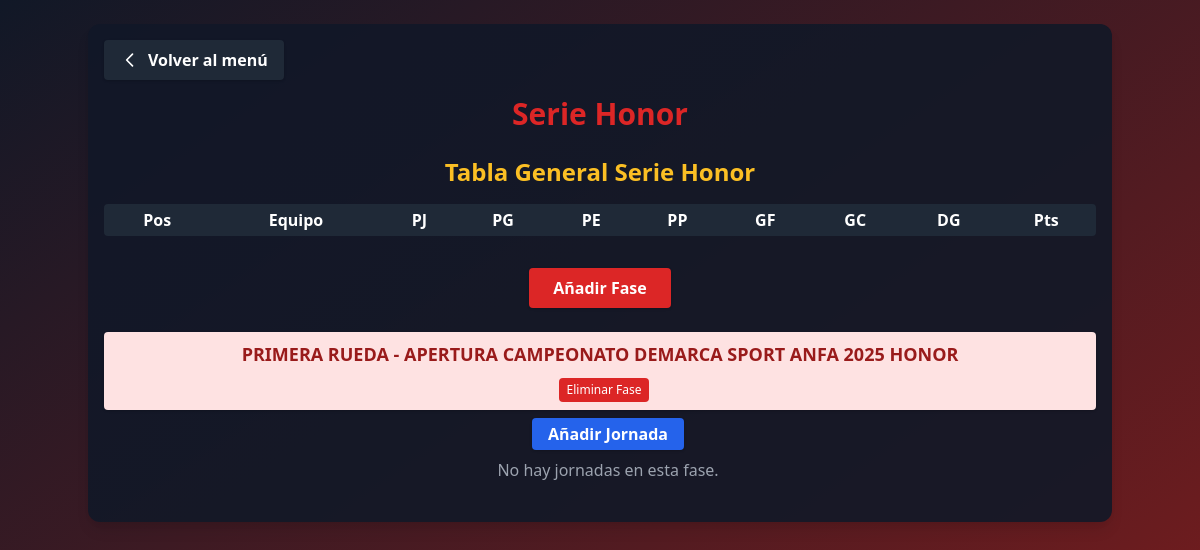
The app's page /menu/serie_honor/, older data.
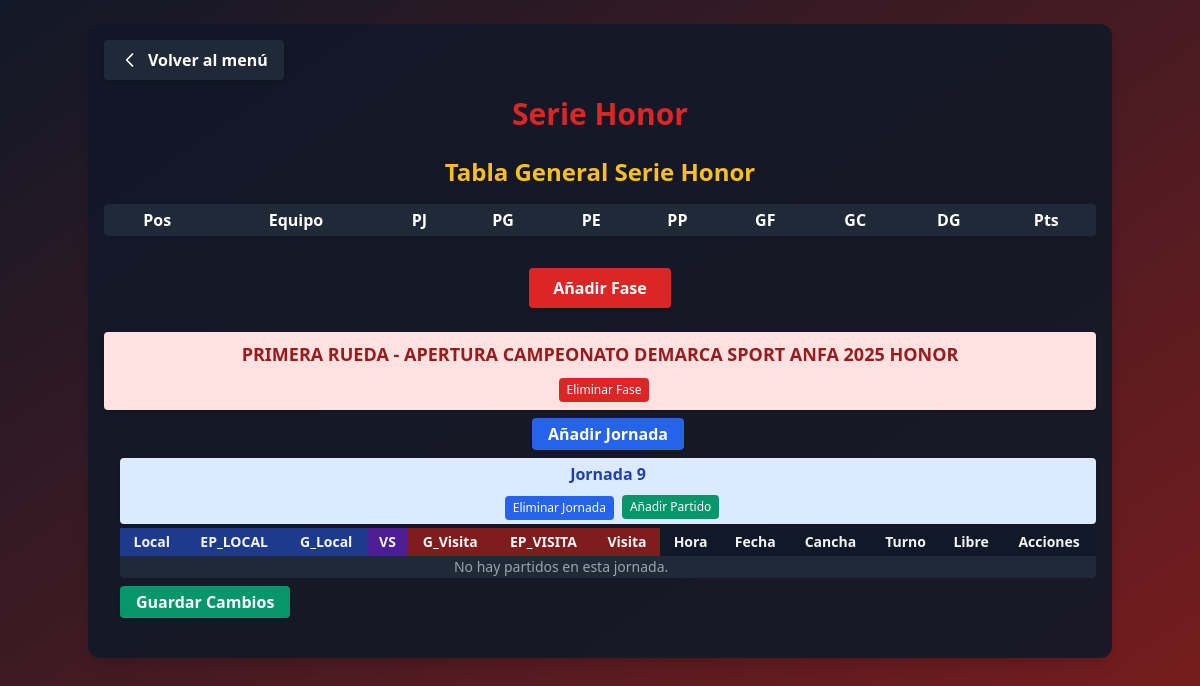
The same page, newer data.
### app_main/models.py (models this page shows, shortened)
class Fase(models.Model):
    nombre = models.CharField(max_length=100, unique=True)

class Jornada(models.Model):
    fase = models.ForeignKey(Fase, on_delete=models.CASCADE, related_name='jornadas')
    nombre = models.CharField(max_length=100)

### app_main/views.py (the view, shortened to what this page needs)
# urls.py: path('serie_honor/', views.serie_honor, name='serie_honor'),
def serie_honor(request):
    fases = Fase.objects.filter(nombre__icontains="HONOR").prefetch_related('jornadas__partidos')
    clubes = Clubes.objects.all()
    jornadas = Jornada.objects.all()
    tablero_general = calcular_tablero_general()
    return render(request, 'serie_honor.html', {
        'fases': fases,
        'clubes': clubes,
        'jornadas': jornadas,
        'estado_choices': SerieHonor.ESTADO_PARTIDO_CHOICES,
        'tablero_general': tablero_general,
    })

### app_main/views.py (called while the page is built, shortened)
def calcular_tablero_general():
    stats = defaultdict(lambda: {
        'equipo': None, 'PJ': 0, 'PG': 0, 'PE': 0, 'PP': 0, 'GF': 0, 'GC': 0, 'DG': 0, 'Pts': 0
    })
    for equipo_id in stats:
        stats[equipo_id]['DG'] = stats[equipo_id]['GF'] - stats[equipo_id]['GC']
    clasificacion = sorted(
        stats.values(),
        key=lambda x: (x['Pts'], x['DG'], x['GF']),
        reverse=True
    )
    return clasificacion

### app_main/templates/serie_honor.html (shortened to what the changed rows need)
<!DOCTYPE html>
<html>
<head>
    <link href="https://cdn.jsdelivr.net/npm/tailwindcss@2.2.19/dist/tailwind.min.css" rel="stylesheet"/>
</head>
<body class="bg-gradient-to-br from-gray-900 to-red-900 min-h-screen text-gray-100">
    <div class="container mx-auto p-4 bg-gray-900 bg-opacity-90 rounded-xl shadow-lg mt-6">
        <h1 class="text-3xl font-extrabold text-red-600 mb-6 text-center drop-shadow">Serie Honor</h1>
        <h2 class="text-2xl font-bold text-center text-yellow-400 mb-4">Tabla General Serie Honor</h2>
        <div class="w-full mb-8">
            <div class="overflow-x-auto">
                <table class="min-w-full bg-gray-800 text-white rounded">
                    <thead>
                        <tr>
                            <th class="px-2 py-1">Pos</th>
                            <th class="px-2 py-1">Equipo</th>
                            <th class="px-2 py-1">PJ</th>
                            <th class="px-2 py-1">PG</th>
                            <th class="px-2 py-1">PE</th>
                            <th class="px-2 py-1">PP</th>
                            <th class="px-2 py-1">GF</th>
                            <th class="px-2 py-1">GC</th>
                            <th class="px-2 py-1">DG</th>
                            <th class="px-2 py-1">Pts</th>
                        </tr>
                    </thead>
                </table>
            </div>
        </div>
        {% for fase in fases %}
            <div class="bg-red-100 text-red-800 font-bold rounded px-4 py-2 flex flex-col items-center justify-center mb-2 shadow">
                <span class="text-lg text-center w-full">{{ fase.nombre }}</span>
                <div class="flex items-center justify-center mt-2">
                    <form method="post" style="display:inline;">
                        <button type="submit" name="delete_fase" value="{{ fase.id }}" class="ml-2 bg-red-600 hover:bg-red-700 text-white rounded px-2 py-1 text-xs" onclick="return confirm('¿Eliminar esta fase y todas sus jornadas y partidos?')">
                            Eliminar Fase
                        </button>
                    </form>
                </div>
            </div>
            <div class="ml-4 mb-6">
                <form method="post" class="mb-2 flex items-center gap-2 justify-center">
                    <button type="submit" name="add_jornada" value="1" class="bg-blue-600 hover:bg-blue-700 text-white font-bold py-1 px-4 rounded shadow transition">Añadir Jornada</button>
                </form>
                {% for jornada in fase.jornadas.all %}
                    <div class="bg-blue-100 text-blue-800 font-semibold rounded px-3 py-1 flex flex-col items-center justify-center mb-1 shadow">
                        <span class="text-base text-center w-full">{{ jornada.nombre }}</span>
                        <div class="flex items-center justify-center mt-2">
                            <form method="post" style="display:inline;">
                                <button type="submit" name="delete_jornada" value="{{ jornada.id }}" class="ml-2 bg-blue-600 hover:bg-blue-700 text-white rounded px-2 py-1 text-xs" onclick="return confirm('¿Eliminar esta jornada y todos sus partidos?')">
                                    Eliminar Jornada
                                </button>
                            </form>
                            <button type="button" onclick="openModal('{{ jornada.id }}')" class="ml-2 bg-green-600 hover:bg-green-700 text-white rounded px-2 py-1 text-xs">Añadir Partido</button>
                        </div>
                    </div>
                    <form method="post" class="mb-4">
                        <div class="overflow-x-auto">
                        <table class="min-w-full text-xs md:text-sm bg-gray-800 rounded shadow">
                            <thead>
                                <tr>
                                    <th class="px-2 py-1 bg-blue-900">Local</th>
                                    <th class="px-2 py-1 bg-blue-900">EP_LOCAL</th>
                                    <th class="px-2 py-1 bg-blue-900">G_Local</th>
                                    <th class="px-2 py-1 bg-purple-900">VS</th>
                                    <th class="px-2 py-1 bg-red-900">G_Visita</th>
                                    <th class="px-2 py-1 bg-red-900">EP_VISITA</th>
                                    <th class="px-2 py-1 bg-red-900">Visita</th>
                                    <th class="px-2 py-1 bg-gray-900">Hora</th>
                                    <th class="px-2 py-1 bg-gray-900">Fecha</th>
                                    <th class="px-2 py-1 bg-gray-900">Cancha</th>
                                    <th class="px-2 py-1 bg-gray-900">Turno</th>
                                    <th class="px-2 py-1 bg-gray-900">Libre</th>
                                    <th class="px-2 py-1 bg-gray-900">Acciones</th>
                                </tr>
                            </thead>
                            <tbody>
                                {% for sh in jornada.partidos.all %}
                                <tr>
                                    <input type="hidden" name="id_{{ sh.id }}" value="{{ sh.id }}">
                                    <td class="text-center text-white bg-blue-800 bg-opacity-50">{{ sh.equipo_local.club }}</td>
                                    <td class="text-center text-white bg-blue-800 bg-opacity-50">{{ sh.estado_partido_local }}</td>
                                    <td class="bg-blue-800 bg-opacity-50">
                                        <input type="number" name="goles_local_{{ sh.id }}" value="{{ sh.goles_local }}" min="0" class="bg-gray-900 text-white rounded w-16 px-1">
                                    </td>
                                    <td class="text-center text-white bg-purple-800 bg-opacity-50 font-bold">VS</td>
                                    <td class="bg-red-800 bg-opacity-50">
                                        <input type="number" name="goles_visita_{{ sh.id }}" value="{{ sh.goles_visita }}" min="0" class="bg-gray-900 text-white rounded w-16 px-1">
                                    </td>
                                    <td class="text-center text-white bg-red-800 bg-opacity-50">{{ sh.estado_partido_visita }}</td>
                                    <td class="text-center text-white bg-red-800 bg-opacity-50">{{ sh.equipo_visita.club }}</td>
                                    <td class="text-center text-white bg-gray-800 bg-opacity-50">{{ sh.horario }}</td>
                                    <td class="text-center text-white bg-gray-800 bg-opacity-50">{{ sh.fecha|date:'Y-m-d' }}</td>
                                    <td class="text-center text-white bg-gray-800 bg-opacity-50">{{ sh.cancha }}</td>
                                    <td class="text-center text-white bg-gray-800 bg-opacity-50">{{ sh.turno }}</td>
                                    <td class="text-center text-white bg-gray-800 bg-opacity-50">{{ sh.libre }}</td>
                                    <td class="bg-gray-800 bg-opacity-50">
                                        <button type="submit" name="delete_row" value="{{ sh.id }}" class="bg-red-600 hover:bg-red-700 text-white rounded px-2 py-1 text-xs" onclick="return confirm('¿Eliminar este partido?')">Eliminar</button>
                                        <button type="button" onclick="openEditModal('{{ sh.id }}', '{{ sh.equipo_local.id }}', '{{ sh.equipo_visita.id }}', '{{ sh.horario|time:'H:i' }}', '{{ sh.fecha|date:'Y-m-d' }}', '{{ sh.cancha }}', '{{ sh.turno }}', '{{ sh.libre }}')" class="bg-yellow-600 hover:bg-yellow-700 text-white rounded px-2 py-1 text-xs ml-1">Editar</button>
                                    </td>
                                </tr>
                                {% empty %}
                                <tr><td colspan="12" class="text-center text-gray-400">No hay partidos en esta jornada.</td></tr>
                                {% endfor %}
                            </tbody>
                        </table>
                        </div>
                        <button type="submit" class="mt-2 bg-green-600 hover:bg-green-700 text-white font-bold py-1 px-4 rounded shadow transition">Guardar Cambios</button>
                    </form>
                {% empty %}
                    <div class="text-gray-400 mb-4 text-center">No hay jornadas en esta fase.</div>
                {% endfor %}
            </div>
        {% empty %}
            <div class="text-gray-400 text-center">No hay fases creadas.</div>
        {% endfor %}
    </div>
</body>
</html>

Row changes from the older to the newer data that the page shows:
shown differently, row unchanged: Fase: no longer shows "No hay jornadas en esta fase."
added Jornada: nombre "Jornada 9", {{ jornada.id }} 12 (drawn)
